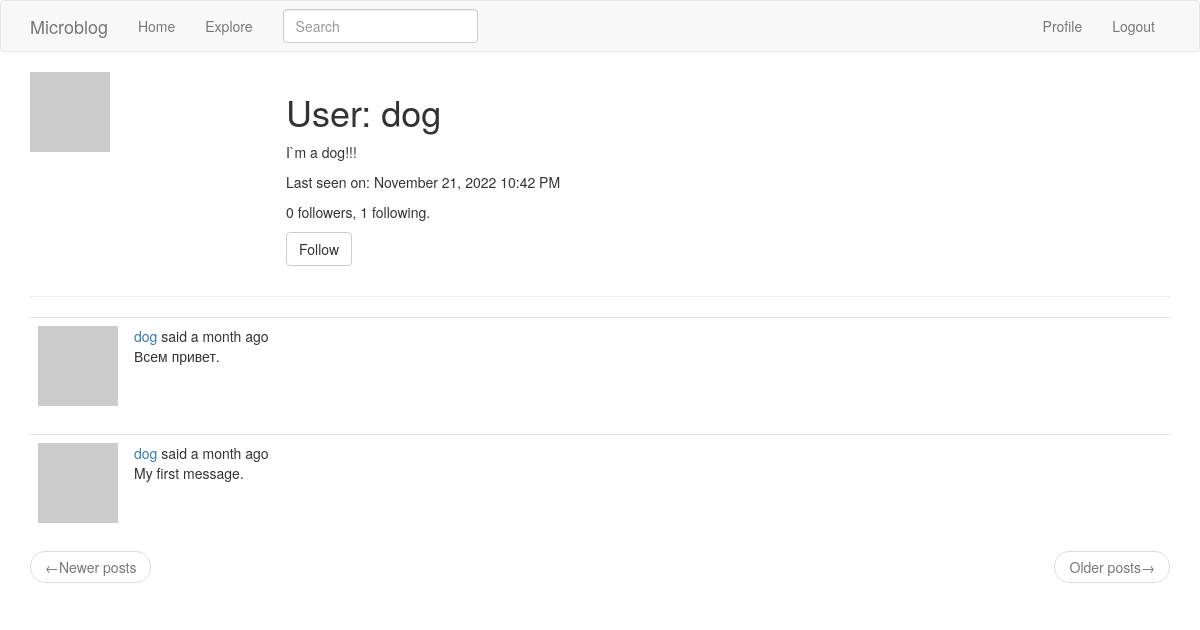
The page /user/dog (signed in) on the database as committed earlier.
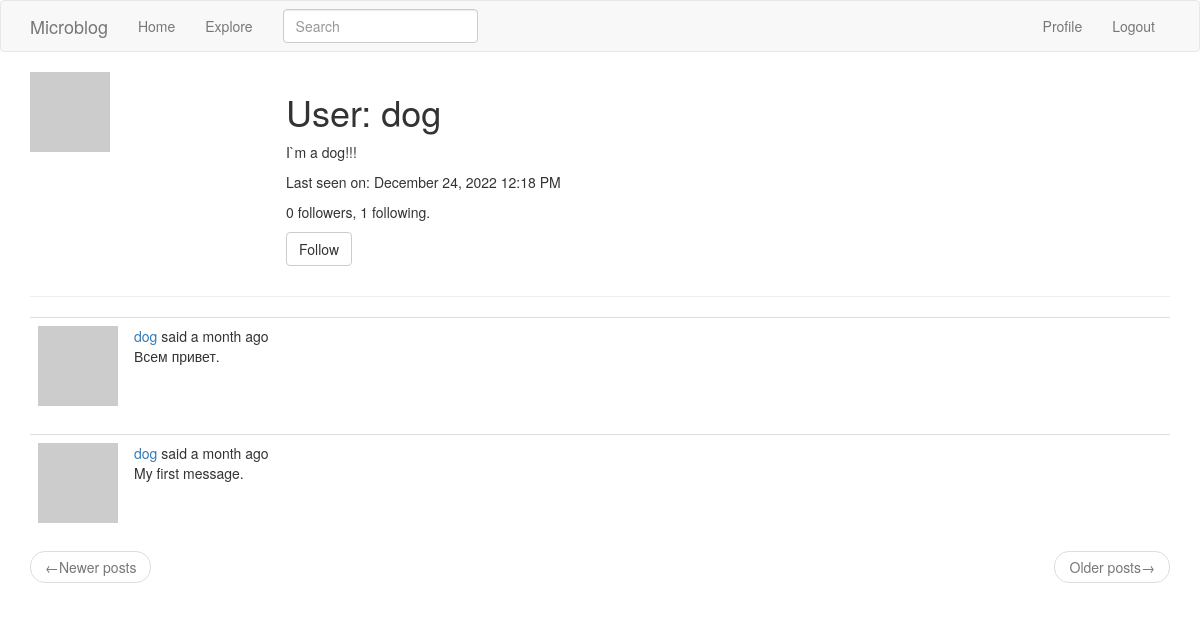
The same page on the database as committed later.
### app/models.py (models this page shows, shortened)
class User(UserMixin, db.Model):
    id = db.Column(
        db.Integer,
        primary_key=True,
    )
    username = db.Column(
        db.String(64),
        index=True,
        unique=True,
    )
    email = db.Column(
        db.String(120),
        index=True,
        unique=True,
    )
    password_hash = db.Column(
        db.String(128),
    )
    about_me = db.Column(
        db.String(140)
    )
    last_seen = db.Column(
        db.DateTime, default=datetime.utcnow
    )
    posts = db.relationship(
        'Post',
        backref='author',
        lazy='dynamic',
    )
    followed = db.relationship(
        'User',
        secondary=followers,
        primaryjoin=(followers.c.follower_id == id),
        secondaryjoin=(followers.c.followed_id == id),
        backref=db.backref('followers', lazy='dynamic'),
        lazy='dynamic',
    )
    def avatar(self, size):
        digest = md5(self.email.lower().encode('utf-8')).hexdigest()
        return f'https://www.gravatar.com/avatar/{digest}?d=identicon&s={size}'
    def is_following(self, user):
        return self.followed.filter(
            followers.c.followed_id == user.id).count() > 0

class SearchableMixin(object):
    @classmethod
    def before_commit(cls, session):
        session._changes = {
            'add': list(session.new),
            'update': list(session.dirty),
            'delete': list(session.deleted),
        }
    @classmethod
    def after_commit(cls, session):
        for obj in session._changes['add']:
            if isinstance(obj, SearchableMixin):
                add_to_index(obj.__tablename__, obj)
        for obj in session._changes['update']:
            if isinstance(obj, SearchableMixin):
                add_to_index(obj.__tablename__, obj)
        for obj in session._changes['delete']:
            if isinstance(obj, SearchableMixin):
                remove_from_index(obj.__tablename__, obj)
        session._changes = None

class Post(SearchableMixin, db.Model):
    __searchable__ = ['body']
    id = db.Column(
        db.Integer,
        primary_key=True,
    )
    body = db.Column(
        db.String(140),
    )
    timestamp = db.Column(
        db.DateTime,
        index=True,
        default=datetime.utcnow,
    )
    user_id = db.Column(
        db.Integer(),
        db.ForeignKey('user.id'),
    )

### app/main/routes.py (the view)
@bp.route('/user/<username>')
@login_required
def user(username):
    user = User.query.filter_by(username=username).first_or_404()
    page = request.args.get('page', 1, type=int)
    posts = user.posts.order_by(Post.timestamp.desc()).paginate(
        page=page,
        per_page=current_app.config['POSTS_PER_PAGE'],
        error_out=False
    )
    next_url = url_for('main.user', username=user.username,
                       page=posts.next_num) \
        if posts.has_next else None
    prev_url = url_for('main.user', username=user.username,
                       page=posts.prev_num) \
        if posts.has_prev else None
    form = EmptyForm()
    context = {
        'user': user,
        'posts': posts.items,
        'form': form,
        'next_url': next_url,
        'prev_url': prev_url,
    }
    return render_template('user.html', **context)

### app/main/forms.py
class SearchForm(FlaskForm):
    q = StringField(
        _l('Search'),
        validators=[DataRequired()]
    )
    def __init__(self, *args, **kwargs):
        if 'formdata' not in kwargs:
            kwargs['formdata'] = request.args
        if 'meta' not in kwargs:
            kwargs['meta'] = {'csrf': False}
        super(SearchForm, self).__init__(*args, **kwargs)

class EmptyForm(FlaskForm):
    submit = SubmitField(_('Submit'))

### app/main/routes.py (called while the page is built)
@bp.before_request
def before_request():
    if current_user.is_authenticated:
        current_user.last_seen = datetime.utcnow()
        db.session.commit()
        g.search_form = SearchForm()
    g.locale = str(get_locale())

### app/models.py (called while the page is built)
@login.user_loader
def load_user(id):
    return User.query.get(int(id))

### app/templates/user.html (shortened to what this page needs)
{% extends 'base.html' %}
{% block app_content %}
  <table style="table table-hover">
    <tr valign="top">
      <td width="256px"><img src="{{ user.avatar(256) }}"></td>
      <td>
        <h1>{{ _('User') }}: {{ user.username }}</h1>
        {% if user.about_me %}
          <p>
            {{ user.about_me }}
          </p>
        {% endif %}
        {% if user.last_seen %}
          <p>
            {{ _('Last seen on') }}: {{ moment(user.last_seen).format('LLL') }}
          </p>
        {% endif %}
        <p>
          {{ _('%(count)d followers', count=user.followers.count()) }},
          {{ _('%(count)d following.', count=user.followed.count()) }}
        </p>
        {% if user == current_user %}
          <p>
            <a href="{{ url_for('main.edit_profile') }}">{{ _('Edit your profile') }}</a>
          </p>
        {% elif not current_user.is_following(user)%}
          <p>
            <form action="{{ url_for('main.follow', username=user.username) }}" method="post">
              {{ form.submit(value=_('Follow'), class_='btn btn-default')}}
            </form>
          </p>
        {% endif %}
      </td>
    </tr>
  </table>
  <hr>
  {% for post in posts %}
      {% include "_post.html" %}
  {% endfor %}
  <nav aria-label="...">
    <ul class="pager">
      <li class="previous {% if not prev_url %} disabled {% endif %}">
        <a href="{{ prev_url or '#' }}">
          <span aria-hidden="true">&larr;</span>{{ _('Newer posts') }}
        </a>
      </li>
      <li class="next {% if not next_url %} disabled {% endif %}">
        <a href="{{ next_url or '#' }}">
          {{ _('Older posts') }}<span aria-hidden="true">&rarr;</span>
        </a>
      </li>
    </ul>
  </nav>
{% endblock app_content %}

### app/templates/base.html (shortened to what this page needs)
{% extends 'bootstrap/base.html' %}
{% block navbar %}
  <nav class="navbar navbar-default">
    <div class="container">
      <div class="navbar-header">
        <a class="navbar-brand" href="{{ url_for('main.index') }}">{{ _('Microblog') }}</a>
      </div>
      <div class="collapse navbar-collapse" id="bs-example-navbar-collapse-1">
        <ul class="nav navbar-nav">
          <li><a href="{{ url_for('main.index') }}">{{ _('Home') }}</a></li>
          <li><a href="{{ url_for('main.explore') }}">{{ _('Explore') }}</a></li>
        </ul>
        {% if g.search_form %}
          <form class="navbar-form navbar-left" method="get" action="{{ url_for('main.search') }}">
            <div class="form-group">
              {{ g.search_form.q(size=20, class="form-control", placeholder=g.search_form.q.label.text) }}
            </div>
          </form>
        {% endif %}
        <ul class="nav navbar-nav navbar-right">
          {% if current_user.is_anonymous %}
            <li><a href="{{ url_for('auth.login') }}">{{ _('Login') }}</a></li>
          {% else %}
            <li><a href="{{ url_for('main.user', username=current_user.username) }}">{{ _('Profile') }}</a></li>
            <li><a href="{{ url_for('auth.logout') }}">{{ _('Logout') }}</a></li>
          {% endif %}
        </ul>
      </div>
    </div>
  </nav>
{% endblock navbar %}
{% block content %}
  <div class="container">
    {% block app_content %}
    {% endblock app_content %}
  </div>
{% endblock content %}

### app/templates/_post.html (shortened to what this page needs)
<table class="table table-hover">
  <tr>
    <td width="70px">
      <a href="{{ url_for('main.user', username=post.author.username) }}">
        <img src="{{ post.author.avatar(70) }}">
      </a>
    </td>
    <td>
      {{ _('%(username)s said %(when)s', username=user_link, when=moment(post.timestamp).fromNow()) }}
      <br>
      {{ post.body }}
    </td>
  </tr>
</table>

Rows that differ between the two databases and show on the page:
changed User "dog": last_seen "November 21, 2022 10:42 PM" → "December 24, 2022 12:18 PM"
